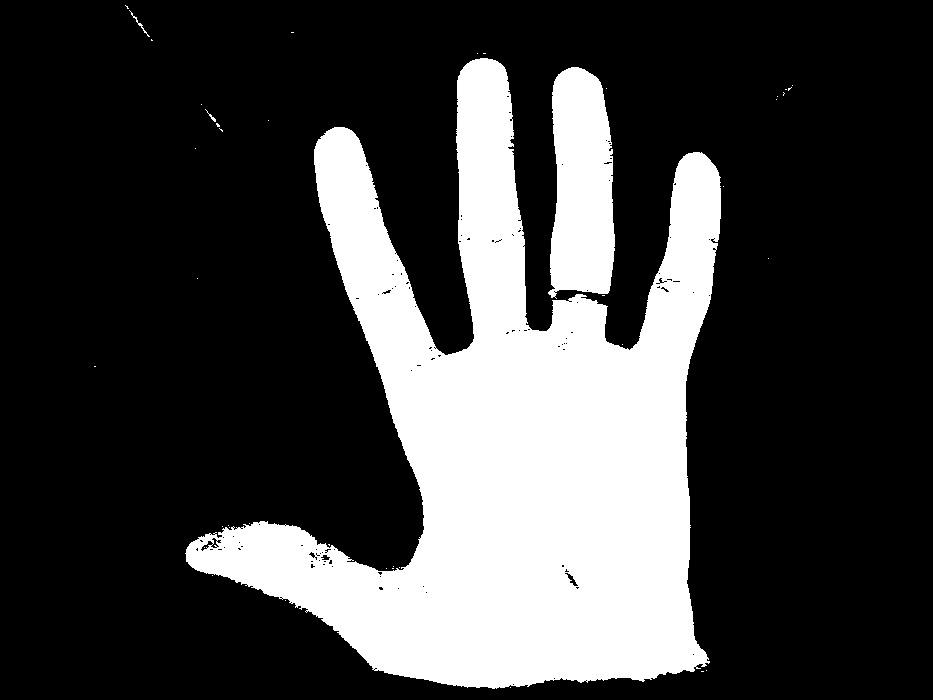
#> input picture hand/testing.jpg, 933 x 700 px
$ python extraction.py   (Python 2 division)
#> lines starting #> are read from the running program, lines starting #| are printed output that depends on the picture; after the words box and inside, x2 and y2 are one past the last pixel; in counts of white or black regions, pixels touching at a corner belong together
#!/usr/bin/python2
import sys
import  cv2
import  numpy as np
import easygui
import Tkinter as tk
import matplotlib.pyplot as plt

img = cv2.imread("testing.jpg",0)
#> img is the input picture: shape (700, 933); min 0, max 255, mean 64.8
#ret,thresh = cv2.threshold(img,127,255,0)
(ret,thresh) = cv2.threshold(img, 128, 255, cv2.THRESH_BINARY | cv2.THRESH_OTSU)
#> thresh: shape (700, 933); 25.4% white; 42 white regions (38 under 20 px)
#> ret = 8
#contours,hierarchy = cv2.findContours(thresh, 1, 2)
contours, hierarchy = cv2.findContours(thresh,cv2.RETR_TREE,cv2.CHAIN_APPROX_SIMPLE)
#> contours = 182 contours, 171 with area under 20; largest, box (x1, y1, x2, y2) and area: (185, 58, 721, 689) 152248, (548, 67, 615, 299) 12273, (564, 572, 579, 587) 71, (200, 540, 214, 552) 56, (210, 537, 220, 549) 50
cnt = contours[0]
#> cnt = [[510, 687]]
M = cv2.moments(cnt)
#> M = moments, m00 0
print M
#> (printed output is left out)
cv2.drawContours(img,contours,-1,(0,255,0),1)
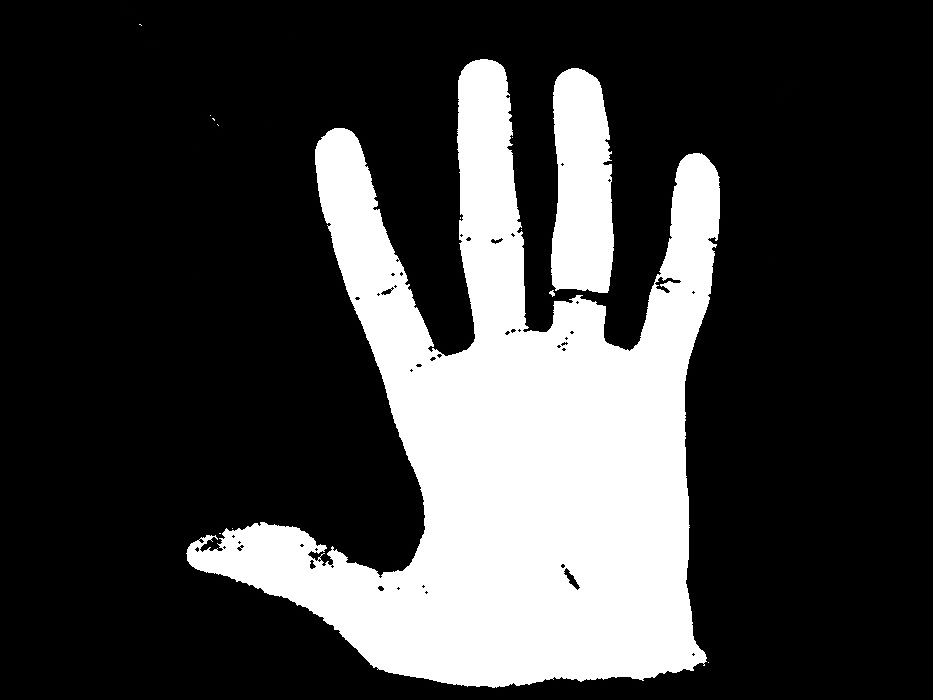
#> img: shape (700, 933); 0.73% of pixels changed, all inside (x1, y1, x2, y2) = (94, 5, 793, 689)
cv2.imshow("result",img)
cv2.waitKey(0)
#plt.imshow(thresh)
#plt.show()
